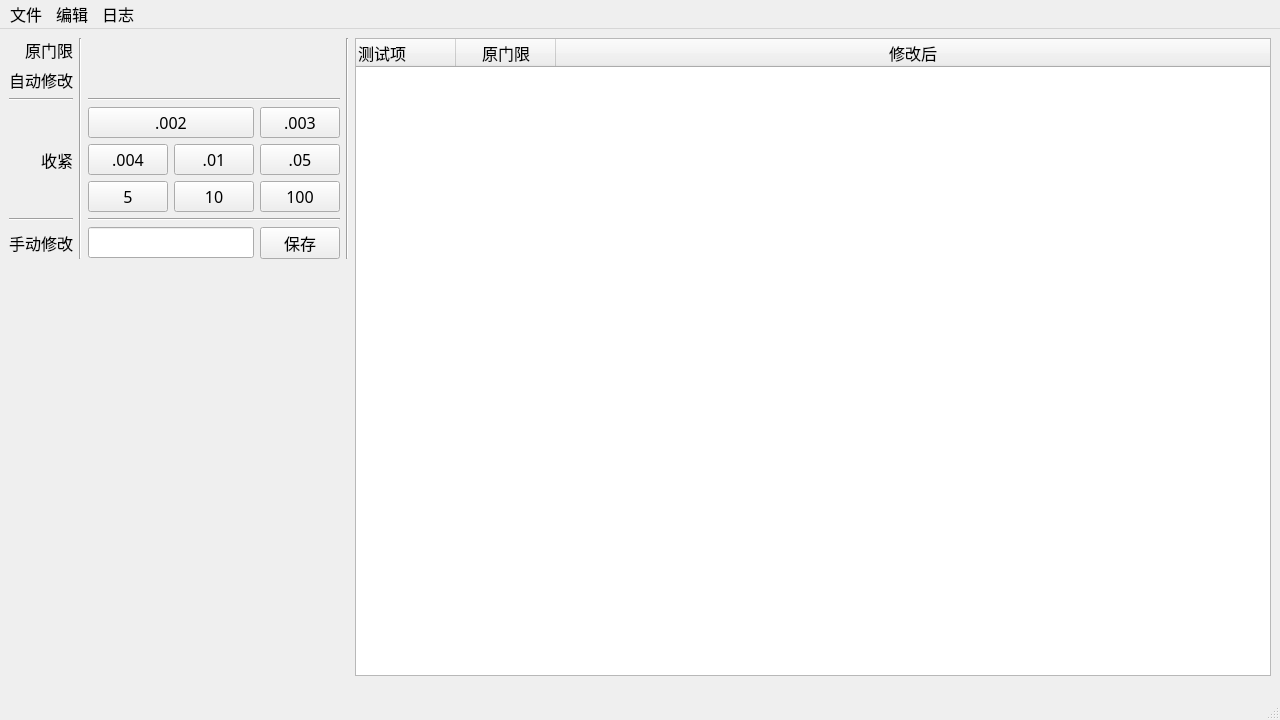
<?xml version="1.0" encoding="UTF-8"?>
<ui version="4.0">
 <class>MainWindow</class>
 <widget class="QMainWindow" name="MainWindow">
  <property name="geometry">
   <rect>
    <x>0</x>
    <y>0</y>
    <width>1280</width>
    <height>720</height>
   </rect>
  </property>
  <property name="windowTitle">
   <string>极差合入工具</string>
  </property>
  <widget class="QWidget" name="centralwidget">
   <property name="font">
    <font>
     <family>微软雅黑</family>
     <pointsize>12</pointsize>
    </font>
   </property>
   <layout class="QHBoxLayout" name="horizontalLayout">
    <item>
     <layout class="QVBoxLayout" name="edit_area">
      <item>
       <layout class="QGridLayout" name="item_edit">
        <item row="9" column="0">
         <widget class="QLabel" name="tl_input">
          <property name="text">
           <string>手动修改</string>
          </property>
          <property name="alignment">
           <set>Qt::AlignRight|Qt::AlignTrailing|Qt::AlignVCenter</set>
          </property>
         </widget>
        </item>
        <item row="2" column="2" colspan="3">
         <widget class="QLabel" name="origin_range">
          <property name="text">
           <string/>
          </property>
         </widget>
        </item>
        <item row="2" column="0">
         <widget class="QLabel" name="tl_origin">
          <property name="text">
           <string>原门限</string>
          </property>
          <property name="alignment">
           <set>Qt::AlignRight|Qt::AlignTrailing|Qt::AlignVCenter</set>
          </property>
         </widget>
        </item>
        <item row="4" column="0">
         <widget class="Line" name="tl_ttn_tp_spl">
          <property name="orientation">
           <enum>Qt::Horizontal</enum>
          </property>
         </widget>
        </item>
        <item row="5" column="0" rowspan="3">
         <widget class="QLabel" name="tl_tighten">
          <property name="text">
           <string>收紧</string>
          </property>
          <property name="alignment">
           <set>Qt::AlignRight|Qt::AlignTrailing|Qt::AlignVCenter</set>
          </property>
         </widget>
        </item>
        <item row="2" column="6" rowspan="8">
         <widget class="Line" name="item_edit_rt_border">
          <property name="orientation">
           <enum>Qt::Vertical</enum>
          </property>
         </widget>
        </item>
        <item row="8" column="0">
         <widget class="Line" name="tl_ttn_bt_spl">
          <property name="orientation">
           <enum>Qt::Horizontal</enum>
          </property>
         </widget>
        </item>
        <item row="3" column="2" colspan="3">
         <widget class="QLabel" name="auto_range">
          <property name="text">
           <string/>
          </property>
         </widget>
        </item>
        <item row="7" column="2">
         <widget class="QPushButton" name="btn_tighten5">
          <property name="text">
           <string>5</string>
          </property>
         </widget>
        </item>
        <item row="3" column="0">
         <widget class="QLabel" name="tl_auto">
          <property name="text">
           <string>自动修改</string>
          </property>
          <property name="alignment">
           <set>Qt::AlignRight|Qt::AlignTrailing|Qt::AlignVCenter</set>
          </property>
         </widget>
        </item>
        <item row="2" column="1" rowspan="8">
         <widget class="Line" name="tl_op_spl">
          <property name="orientation">
           <enum>Qt::Vertical</enum>
          </property>
         </widget>
        </item>
        <item row="7" column="3">
         <widget class="QPushButton" name="btn_tighten10">
          <property name="text">
           <string>10</string>
          </property>
         </widget>
        </item>
        <item row="7" column="4">
         <widget class="QPushButton" name="btn_tighten100">
          <property name="text">
           <string>100</string>
          </property>
         </widget>
        </item>
        <item row="9" column="2" colspan="2">
         <widget class="QLineEdit" name="input_range">
          <property name="sizePolicy">
           <sizepolicy hsizetype="Preferred" vsizetype="Fixed">
            <horstretch>0</horstretch>
            <verstretch>0</verstretch>
           </sizepolicy>
          </property>
         </widget>
        </item>
        <item row="9" column="4">
         <widget class="QPushButton" name="btn_item_submit">
          <property name="text">
           <string>保存</string>
          </property>
         </widget>
        </item>
        <item row="4" column="2" colspan="3">
         <widget class="Line" name="tighten_top_spl">
          <property name="orientation">
           <enum>Qt::Horizontal</enum>
          </property>
         </widget>
        </item>
        <item row="8" column="2" colspan="3">
         <widget class="Line" name="tighten_bottom_spl">
          <property name="orientation">
           <enum>Qt::Horizontal</enum>
          </property>
         </widget>
        </item>
        <item row="5" column="4">
         <widget class="QPushButton" name="btn_tighten_003">
          <property name="text">
           <string>.003</string>
          </property>
         </widget>
        </item>
        <item row="6" column="2">
         <widget class="QPushButton" name="btn_tighten_004">
          <property name="text">
           <string>.004</string>
          </property>
         </widget>
        </item>
        <item row="6" column="3">
         <widget class="QPushButton" name="btn_tighten_01">
          <property name="text">
           <string>.01</string>
          </property>
         </widget>
        </item>
        <item row="6" column="4">
         <widget class="QPushButton" name="btn_tighten_05">
          <property name="text">
           <string>.05</string>
          </property>
         </widget>
        </item>
        <item row="5" column="2" colspan="2">
         <widget class="QPushButton" name="btn_tighten_002">
          <property name="text">
           <string>.002</string>
          </property>
         </widget>
        </item>
       </layout>
      </item>
      <item>
       <spacer name="item_edit_spacer">
        <property name="orientation">
         <enum>Qt::Vertical</enum>
        </property>
        <property name="sizeHint" stdset="0">
         <size>
          <width>20</width>
          <height>40</height>
         </size>
        </property>
       </spacer>
      </item>
     </layout>
    </item>
    <item>
     <widget class="QTreeWidget" name="xml_structure">
      <property name="font">
       <font>
        <family>微软雅黑</family>
        <pointsize>12</pointsize>
       </font>
      </property>
      <property name="styleSheet">
       <string notr="true"/>
      </property>
      <property name="animated">
       <bool>true</bool>
      </property>
      <attribute name="headerHighlightSections">
       <bool>true</bool>
      </attribute>
      <column>
       <property name="text">
        <string notr="true">测试项</string>
       </property>
       <property name="toolTip">
        <string notr="true"/>
       </property>
       <property name="statusTip">
        <string notr="true"/>
       </property>
       <property name="whatsThis">
        <string notr="true"/>
       </property>
      </column>
      <column>
       <property name="text">
        <string notr="true">原门限</string>
       </property>
       <property name="toolTip">
        <string notr="true"/>
       </property>
       <property name="statusTip">
        <string notr="true"/>
       </property>
       <property name="whatsThis">
        <string notr="true"/>
       </property>
       <property name="textAlignment">
        <set>AlignCenter</set>
       </property>
      </column>
      <column>
       <property name="text">
        <string notr="true">修改后</string>
       </property>
       <property name="toolTip">
        <string notr="true"/>
       </property>
       <property name="statusTip">
        <string notr="true"/>
       </property>
       <property name="whatsThis">
        <string notr="true"/>
       </property>
       <property name="textAlignment">
        <set>AlignCenter</set>
       </property>
      </column>
     </widget>
    </item>
   </layout>
  </widget>
  <widget class="QMenuBar" name="menubar">
   <property name="geometry">
    <rect>
     <x>0</x>
     <y>0</y>
     <width>1280</width>
     <height>27</height>
    </rect>
   </property>
   <property name="font">
    <font>
     <family>微软雅黑</family>
     <pointsize>12</pointsize>
    </font>
   </property>
   <widget class="QMenu" name="menu_file">
    <property name="title">
     <string>文件</string>
    </property>
    <widget class="QMenu" name="menu_output">
     <property name="title">
      <string>导出</string>
     </property>
     <addaction name="act_output"/>
     <addaction name="act_xlsx_record"/>
    </widget>
    <addaction name="act_load"/>
    <addaction name="menu_output"/>
    <addaction name="separator"/>
    <addaction name="act_exit"/>
   </widget>
   <widget class="QMenu" name="menu_edit">
    <property name="title">
     <string>编辑</string>
    </property>
    <widget class="QMenu" name="menu_auto_update">
     <property name="title">
      <string>自动修改</string>
     </property>
     <addaction name="act_au_exec"/>
     <addaction name="act_au_clear"/>
    </widget>
    <addaction name="menu_auto_update"/>
   </widget>
   <widget class="QMenu" name="menu_log">
    <property name="title">
     <string>日志</string>
    </property>
    <addaction name="act_view_log_hist"/>
   </widget>
   <addaction name="menu_file"/>
   <addaction name="menu_edit"/>
   <addaction name="menu_log"/>
  </widget>
  <widget class="QStatusBar" name="statusbar">
   <property name="font">
    <font>
     <family>微软雅黑</family>
     <pointsize>16</pointsize>
    </font>
   </property>
  </widget>
  <action name="act_load">
   <property name="text">
    <string>打开</string>
   </property>
  </action>
  <action name="act_output">
   <property name="text">
    <string>门限文件</string>
   </property>
  </action>
  <action name="act_xlsx_record">
   <property name="text">
    <string>记录表格</string>
   </property>
  </action>
  <action name="act_exit">
   <property name="text">
    <string>退出</string>
   </property>
  </action>
  <action name="act_view_log_hist">
   <property name="text">
    <string>查看</string>
   </property>
  </action>
  <action name="act_au_exec">
   <property name="text">
    <string>执行</string>
   </property>
  </action>
  <action name="act_au_clear">
   <property name="text">
    <string>清除</string>
   </property>
  </action>
 </widget>
 <tabstops>
  <tabstop>xml_structure</tabstop>
 </tabstops>
 <resources/>
 <connections>
  <connection>
   <sender>act_exit</sender>
   <signal>triggered()</signal>
   <receiver>MainWindow</receiver>
   <slot>close()</slot>
   <hints>
    <hint type="sourcelabel">
     <x>-1</x>
     <y>-1</y>
    </hint>
    <hint type="destinationlabel">
     <x>511</x>
     <y>255</y>
    </hint>
   </hints>
  </connection>
 </connections>
</ui>
